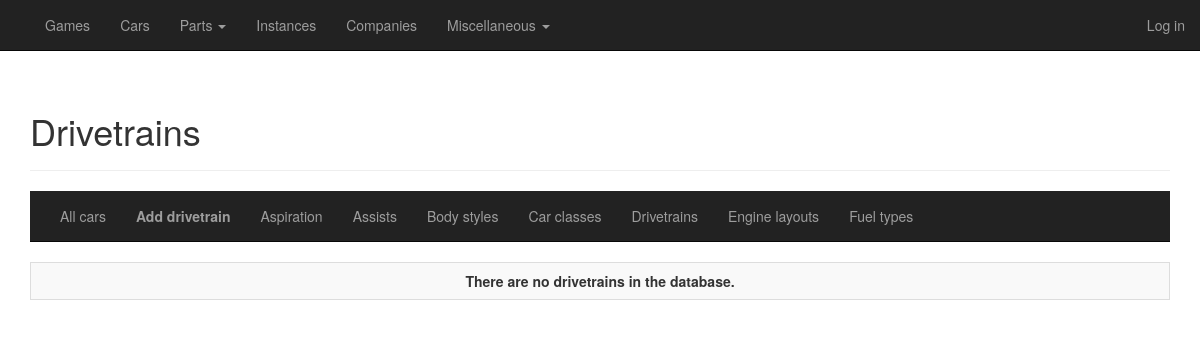
The app's page /cars/drivetrains/all, older data.
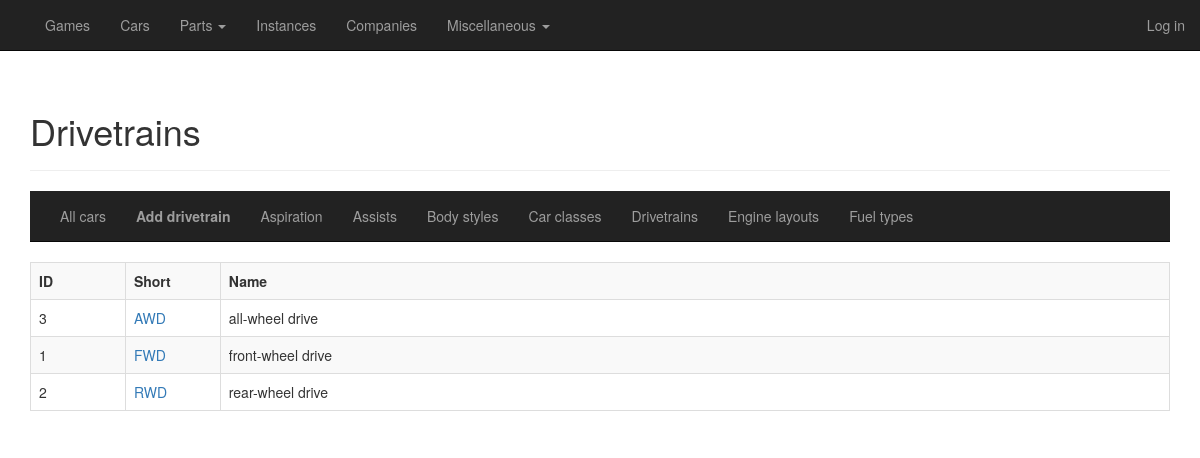
The same page, newer data.
### general/models/car.py (models this page shows)
class Drivetrain(database.Model):
    __tablename__ = "drivetrains"
    id = database.Column(database.Integer, primary_key=True)
    name_full = database.Column(database.Unicode, index=True, nullable=False)
    name_short = database.Column(database.Unicode, index=True, nullable=False)
    cars = database.relationship('Car', backref='drivetrain', lazy='dynamic')
    instances = database.relationship('Instance', backref='drivetrain', lazy='dynamic')

### general/routes_cars.py (the view)
@cardb.route("/cars/drivetrains", methods=['GET'])
@cardb.route("/cars/drivetrains/all", methods=['GET'])
def overview_drivetrains():
    drivetrains = Drivetrain.query.order_by(Drivetrain.name_full.asc()).all()
    return render_template("cars_overview_drivetrains.html",
                           title="Drivetrains",
                           heading="Drivetrains",
                           drivetrains=drivetrains,
                           viewing="drivetrains")

### general/templates/cars_overview_drivetrains.html
{% extends "cars_base.html" %}
{% block cars_content %}
    <div>
        <table class="table table-hover table-bordered table-striped">
            {% if drivetrains == [] %}
            <tr>
                <td class="col-sm-12 text-center"><b>There are no drivetrains in the database.</b></td>
            </tr>
            {% else %}
            <tr>
                <td class="col-sm-1"><strong>ID</strong></td>
                <td class="col-sm-1"><strong>Short</strong></td>
                <td class="col-sm-10"><strong>Name</strong></td>
            </tr>
                {% for drivetrain in drivetrains %}
            <tr>
                <td class="col-sm-1">{{ drivetrain.id }}</td>
                <td class="col-sm-1"><a href="{{ url_for('detail_drivetrain', id=drivetrain.id) }}">{{ drivetrain.name_short }}</a></td>
                <td class="col-sm-10">{{ drivetrain.name_full }}</td>
            </tr>
                {% endfor %}
            {% endif %}
        </table>
    </div>
{% endblock %}

Row changes from the older to the newer data that the page shows:
added Drivetrain: id "3", name_short "AWD", name_full "all-wheel drive"
added Drivetrain: id "1", name_short "FWD", name_full "front-wheel drive"
added Drivetrain: id "2", name_short "RWD", name_full "rear-wheel drive"
Text that changed along with them:
text no longer shown: "There are no drivetrains in the database."
text now shown: "ID Short Name"
